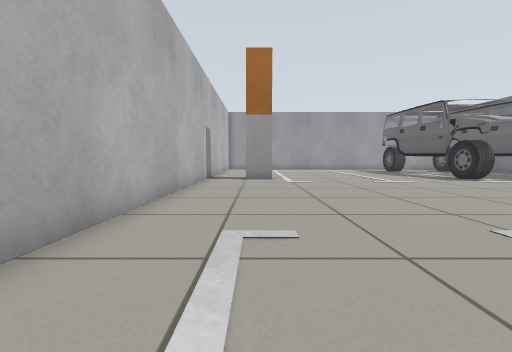
view 1 (above)

18 first-person views from a walk through a robot-simulator world made for Gazebo. The camera is 0.5 m above the floor, tilts 4° down and sees 90° across. The floor is counted in squares, 0.5 m on a side. Each view is taken from the middle of a square. On the plan, view 1 faces up. The plan holds only what a view shows up to about 11 squares ahead; the rest is blank. The robots in the file are not drawn. Simple shapes stand in for some stock models.

view 2
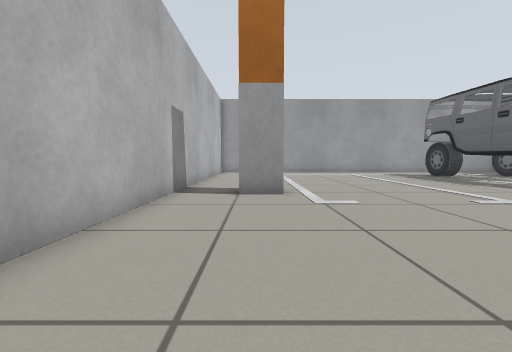

view 3
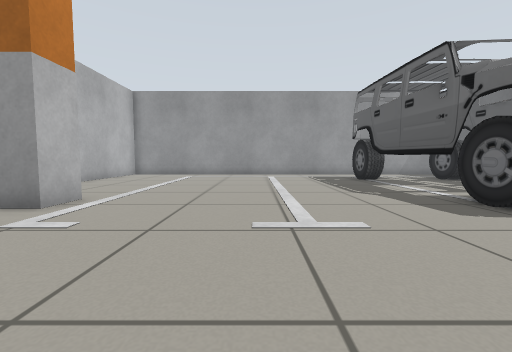

view 4
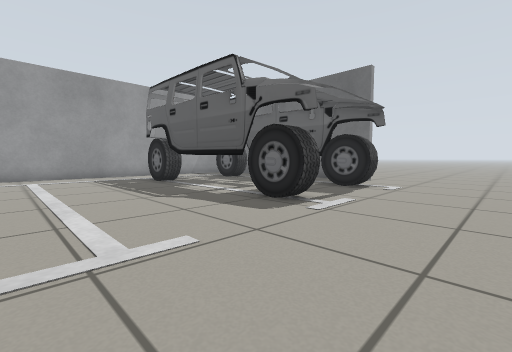

view 5
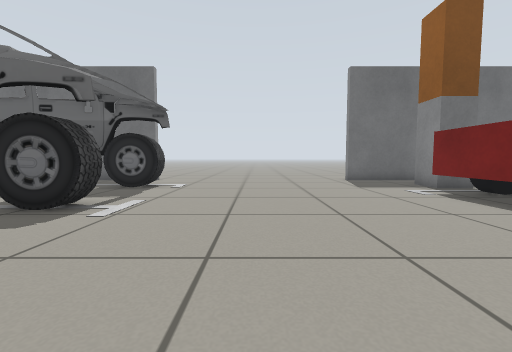

view 6
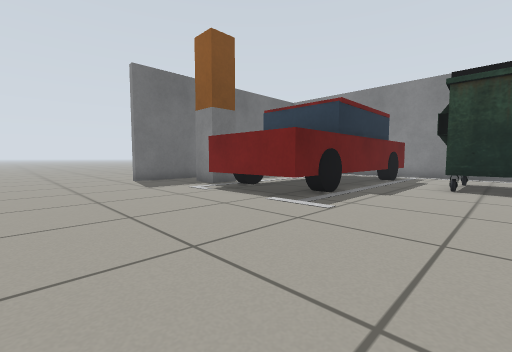

view 7
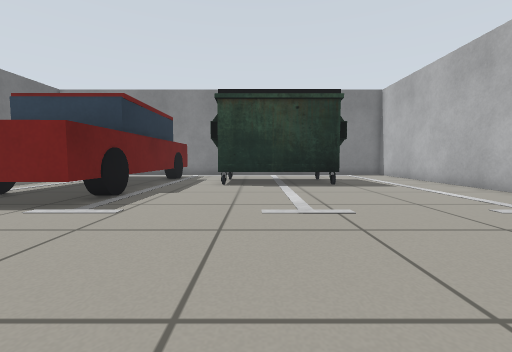

view 8
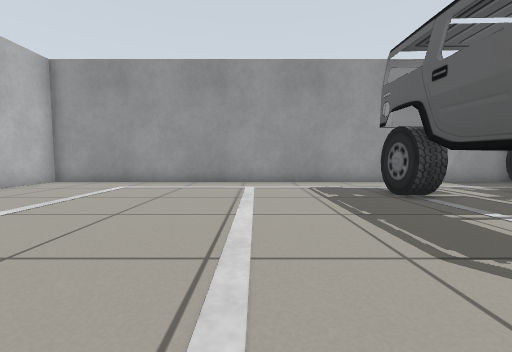

view 9
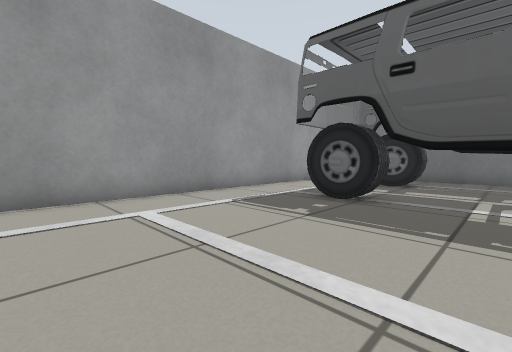

view 10
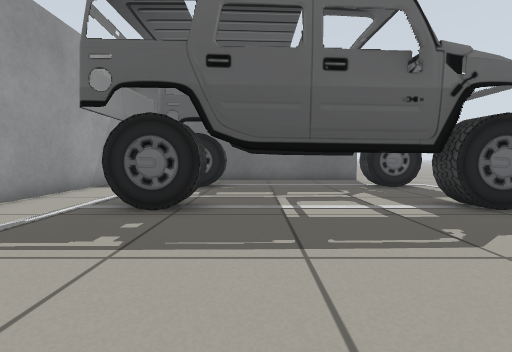

view 11
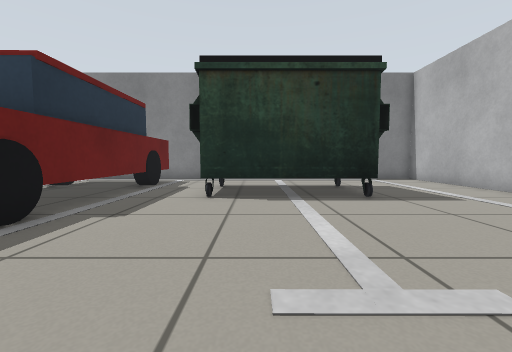

view 12
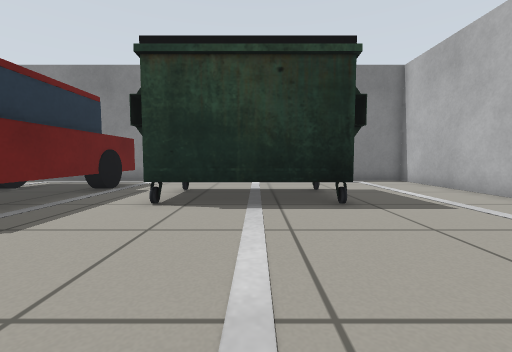

view 13
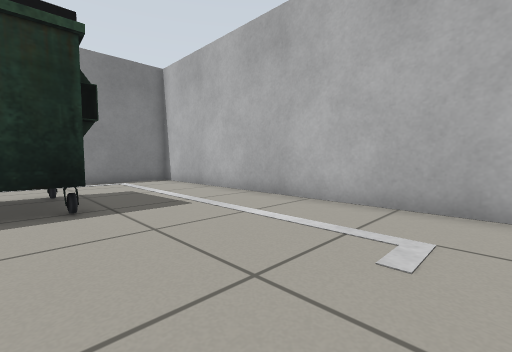

view 14
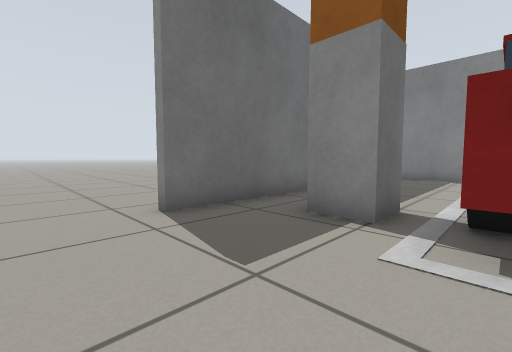

view 15
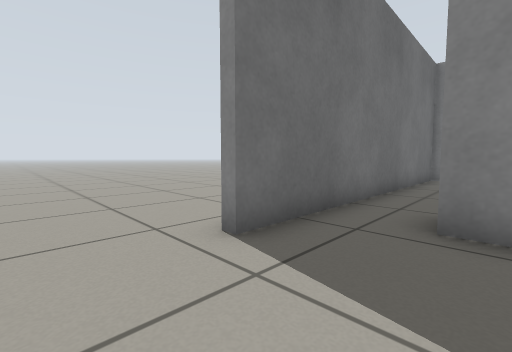

view 16
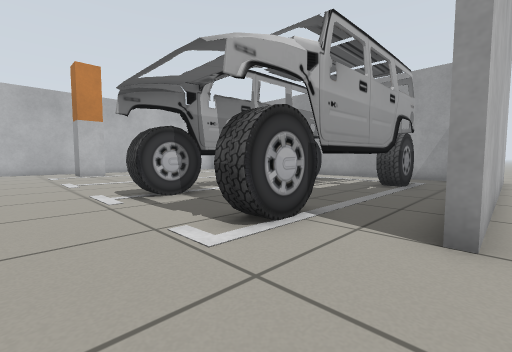

view 17
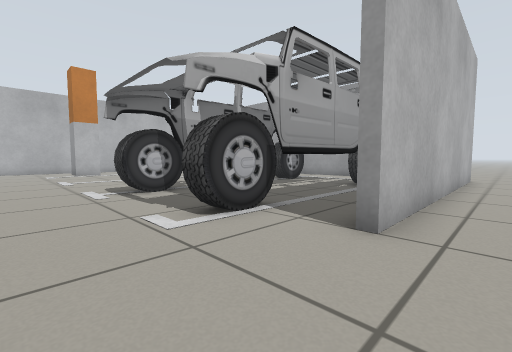

view 18
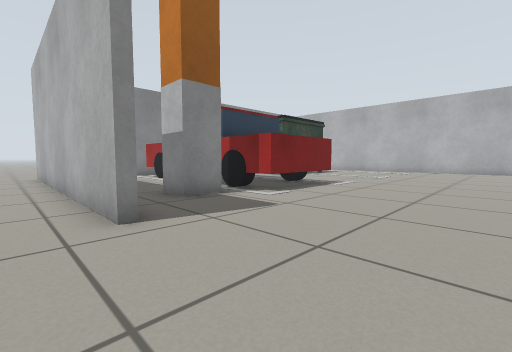

### Floor plan
Key: @ floor where view 1 was taken; # wall or solid block; . floor; C car; U dumpster.
Columns run from 3 left of view 1 to 18 right of it. Each row starts with its distance up from view 1.
 23 #####################.
 22 #...................#.
 21 #.............CCC.. #.
 20  ............CCCCC. #.
 19   ...........CCCCC..#.
 18 #............CCCCC..#.
 17 #............CCCCC..#.
 16 #............CCCCC..#.
 15 #............CC CC..#.
 14 #............CCCCC..#.
 13 #.. #........CCCCC..#.
 12 #..##........CCCCC....
 11 #............CCCCC....
 10 #.....................
  9 #.....................
  8 #.....................
  7 #.....................
  6 #.....................
  5 #.....................
  4 #.....................
  3 #...........CCCC....#.
  2 #...........C  C.#..#.
  1 #...........C  C.#..#.
  0 #..@........CCCC....#.
 -1 #...........C   ....#.
 -2 #....UUUUU..C   ....#.
 -3 #....U   U..C   ....#.
 -4 #....U   U..C  C....#.
 -5 #...........C  C....#.
 -6 #...........C   ....#.
 -7 #####           #####.

Positions as (right, up) in squares from view 1, and headings:
1: (0, 0), facing up
2: (0, 5), facing up
3: (5, 7), facing up
4: (5, 8), facing up-right
5: (5, 8), facing right
6: (5, 8), facing down-right
7: (5, 8), facing down
8: (6, 12), facing up
9: (4, 16), facing up-right
10: (5, 17), facing right
11: (5, 5), facing down
12: (4, 4), facing down
13: (3, 4), facing down-left
14: (12, 6), facing down-right
15: (14, 6), facing down-right
16: (17, 9), facing up-left
17: (18, 9), facing up-left
18: (18, 8), facing down-left
